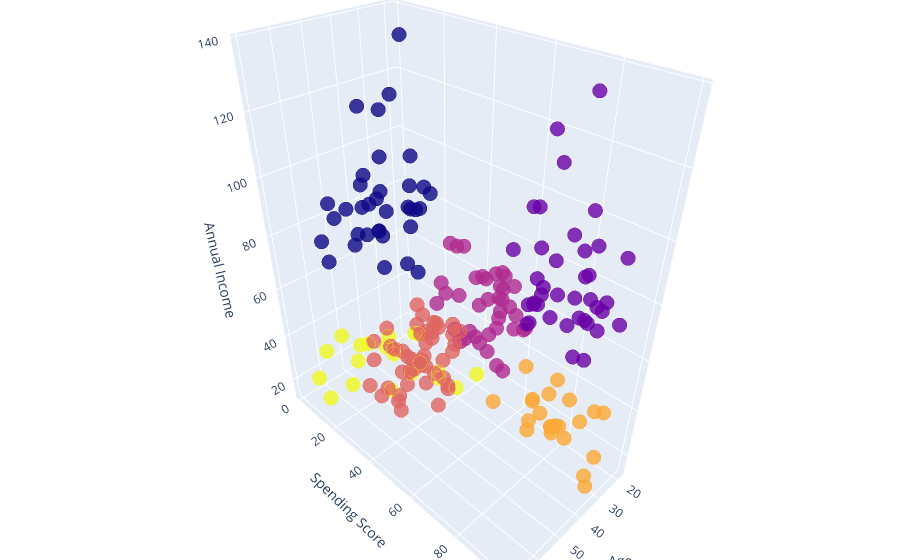

The notebook cell saved with this chart:
### Code cell
df['labels'] =  labels
trace1 = go.Scatter3d(
    x= df['Age'],
    y= df['Spending Score (1-100)'],
    z= df['Annual Income (k$)'],
    mode='markers',
     marker=dict(
        color = df['labels'], 
        size= 5,
        line=dict(
            color= df['labels'],
            width= 10
        ),
        opacity=0.8
     )
)
data = [trace1]
layout = go.Layout(
    title= 'Clusters',
    margin=dict(
        l=0,
        r=0,
        b=0,
        t=0  
    ),
    scene = dict(
            xaxis = dict(title  = 'Age'),
            yaxis = dict(title  = 'Spending Score'),
            zaxis = dict(title  = 'Annual Income')
        )
)
fig = go.Figure(data=data, layout=layout)
py.offline.iplot(fig)

### Figure 1 — Plotly figure (JSON) as saved in the notebook; plotly's stock layout.template omitted (floating-point values rounded to 4 significant figures; data arrays with more than 128 entries replaced by an {"elided": "..."} marker saying what was removed)
{"data": [{"marker": {"color": {"elided": "200 int values"}, "line": {"color": {"elided": "200 int values"}, "width": 10}, "opacity": 0.8, "size": 5}, "mode": "markers", "type": "scatter3d", "x": {"elided": "200 int values"}, "y": {"elided": "200 int values"}, "z": {"elided": "200 int values"}}], "layout": {"margin": {"b": 0, "l": 0, "r": 0, "t": 0}, "scene": {"xaxis": {"title": {"text": "Age"}}, "yaxis": {"title": {"text": "Spending Score"}}, "zaxis": {"title": {"text": "Annual Income"}}}, "title": {"text": "Clusters"}}}
